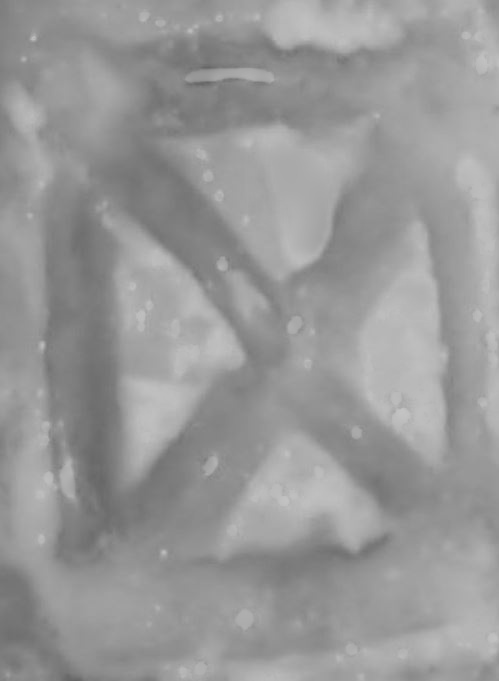
#> input picture Pycode/ReflectionCorrected/Capture.JPG, 499 x 681 px
$ python waveletThers.py ReflectionCorrected/Capture.JPG
#> lines starting #> are read from the running program, lines starting #| are printed output that depends on the picture
import numpy as np
import pywt
from matplotlib import pyplot as plt
from pywt._doc_utils import wavedec2_keys, draw_2d_wp_basis
import sys
import cv2


def visualise(l):
  c = []
  c.append(l[0])
  for detail_level in range(len(l)-1):
    c.append([np.copy(d) for d in l[detail_level + 1]])
  fig, axes = plt.subplots(1, 1, figsize=[14, 8])
  c[0] = (c[0] - np.amin(c[0]))/(np.amax(c[0]) - np.amin(c[0]))
  for detail_level in range(level):
    c[detail_level + 1] = [(d - np.amin(d))/(np.amax(d) - np.amin(d)) for d in c[detail_level + 1]]
  arr, slices = pywt.coeffs_to_array(c)
  axes.imshow(arr, cmap=plt.cm.gray)
  plt.tight_layout()
  plt.show()


# x = pywt.data.camera().astype(np.float32)
x = cv2.imread(sys.argv[1],cv2.IMREAD_GRAYSCALE)
#> x is the input picture: shape (681, 499); min 100, max 196, mean 152
x = x/255.0
shape = x.shape
#> shape = (681, 499)
level = 3

c = pywt.wavedec2(x, 'haar', mode='symmetric', level=level)
#> c = 4 items
visualise(c)
#> the loop in visualise, `for detail_level in range(len(l)-1):` made 3 passes
#> in visualise, `arr, slices = pywt.coeffs_to_array(c)`:
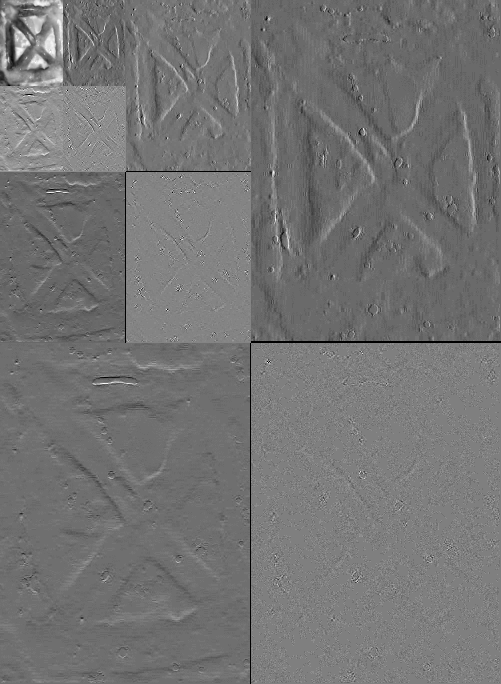
#> arr: shape (684, 501) float64; min 0, max 1, mean 0.456
c[0] = 0*(c[0])

losedetails = 1 #lose details till this level
assert(len(c)>losedetails)
for i in range(losedetails):
  c[len(c)- 1 - i] = [ 0*d for d in c[len(c)- 1 - i]]
x_ = pywt.waverec2(c, 'haar')
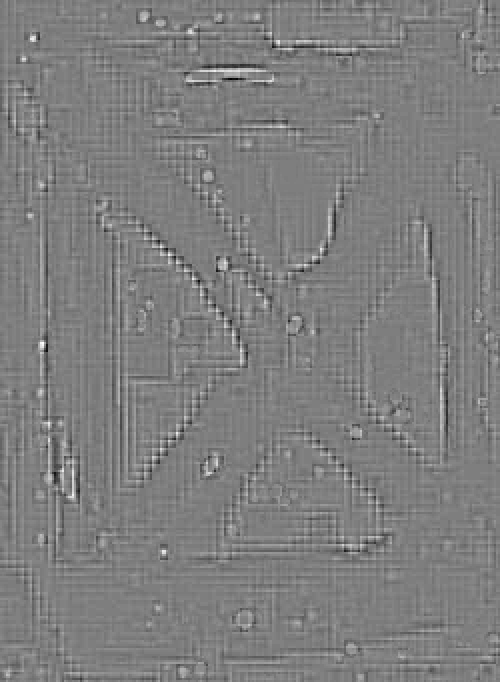
#> x_: shape (682, 500) float64; min -0.122, max 0.123, mean 1.17e-20; drawn with min black and max white
# x_ = (x_ - np.amin(c[0]))/(np.amax(x_) - np.amin(x_))

cv2.imshow("Original",x)
cv2.imshow("processed",x_)
cv2.waitKey(0)
cv2.destroyAllWindows()


# max_lev = 3       # how many levels of decomposition to draw
# label_levels = 3  # how many levels to explicitly label on the plots


# fig, axes = plt.subplots(2, 4, figsize=[14, 8])
# for level in range(0, max_lev + 1):
#     if level == 0:
#         # show the original image before decomposition
#         axes[0, 0].set_axis_off()
#         axes[1, 0].imshow(x, cmap=plt.cm.gray)
#         axes[1, 0].set_title('Image')
#         axes[1, 0].set_axis_off()
#         continue

#     # plot subband boundaries of a standard DWT basis
#     # draw_2d_wp_basis(shape, wavedec2_keys(level), ax=axes[0, level],
#     #                  label_levels=label_levels)
#     axes[0, level].set_title('{} level\ndecomposition'.format(level))

#     # compute the 2D DWT
#     c = pywt.wavedec2(x, 'db2', mode='periodization', level=level)
#     # normalize each coefficient array independently for better visibility
#     c[0] /= np.abs(c[0]).max()
#     for detail_level in range(level):
#         c[detail_level + 1] = [d/np.abs(d).max() for d in c[detail_level + 1]]
#     # show the normalized coefficients
#     arr, slices = pywt.coeffs_to_array(c)
#     axes[1, level].imshow(arr, cmap=plt.cm.gray)
#     axes[1, level].set_title('Coefficients\n({} level)'.format(level))
#     axes[1, level].set_axis_off()

# plt.tight_layout()
# plt.show()
